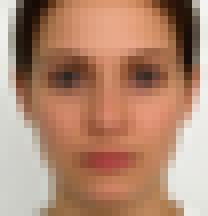
%> input picture Computer Vision/4.1/chica_mini.png, 26 x 27 px (shown 8 times larger)
$ octave transformaciones.m   (GNU Octave 9; MATLAB toolbox functions it lacks are replaced by stand-ins)
%> lines starting %> are read from the running program, lines starting %| are printed output that depends on the picture
pkg load image;
clear all;
close all;
clc;

A=imread('chica_mini.png');
%> A is the input picture: size 27x26x3 uint8; mean R, G, B 177.4, 136, 112.1
A=im2double(A);
%> A: size 27x26x3 double

mask = [-1 -1 -1
        -1 8 -1
        -1 -1 -1];
a = 5;

mask2 = [0 -a -0
        -a ((4*a)+1) -a
        0 -a 0];

R1 = imresize(A, 10, 'nearest');

R1P(:,:,1) = conv2(R1(:,:,1), mask2, 'same');
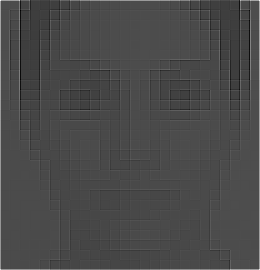
%> R1P: size 270x260 double; min -3.25, max 10.53, mean 0.754; drawn with min black and max white
R1P(:,:,2) = conv2(R1(:,:,2), mask2, 'same');
R1P(:,:,3) = conv2(R1(:,:,3), mask2, 'same');
%> R1P: size 270x260x3 double

figure,
subplot(1,2,1); imshow(R1); title("Imagen ampliada x10");
subplot(1,2,2); imshow(R1P); title("Imagen ampliada - Vecinos");
%> after `imshow(R1P)`:
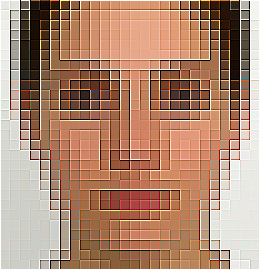
%> displayed picture: size 270x260x3, on the screen's scale of 0 to 255; mean R, G, B 176.4, 137.5, 114.6

R2 = imresize(A, 10 , 'bilinear');
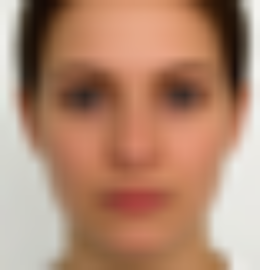
%> R2: size 270x260x3 double; mean R, G, B 0.696, 0.533, 0.44; mean of the top-left, top-right, bottom-left and bottom-right quarters 0.471, 0.513, 0.596, 0.644

R2P(:,:,1) = conv2(R2(:,:,1), mask2, 'same');
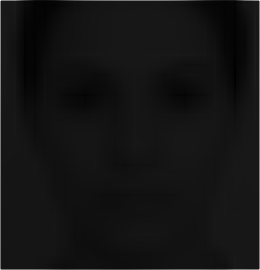
%> R2P: size 270x260 double; min -0.0834, max 10.53, mean 0.754; drawn with min black and max white
R2P(:,:,2) = conv2(R2(:,:,2), mask2, 'same');
R2P(:,:,3) = conv2(R2(:,:,3), mask2, 'same');
%> R2P: size 270x260x3 double

figure,
subplot(1,2,1); imshow(R2); title("Imagen ampliada x10");
subplot(1,2,2); imshow(R2P); title("Imagen ampliada - Bilineal");
%> after `imshow(R2P)`:
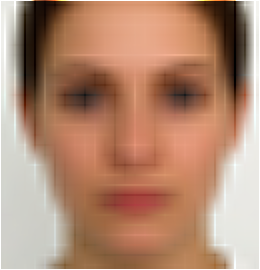
%> displayed picture: size 270x260x3, on the screen's scale of 0 to 255; mean R, G, B 178.2, 137, 113.3

R3 = imresize(A, 10 , 'bicubic');

R3P(:,:,1) = conv2(R3(:,:,1), mask2, 'same');
R3P(:,:,2) = conv2(R3(:,:,2), mask2, 'same');
R3P(:,:,3) = conv2(R3(:,:,3), mask2, 'same');
%> R3P: size 270x260x3 double

figure,
subplot(1,2,1); imshow(R3); title("Imagen ampliada x10");
subplot(1,2,2); imshow(R3P); title("Imagen ampliada - Bicúbica");
